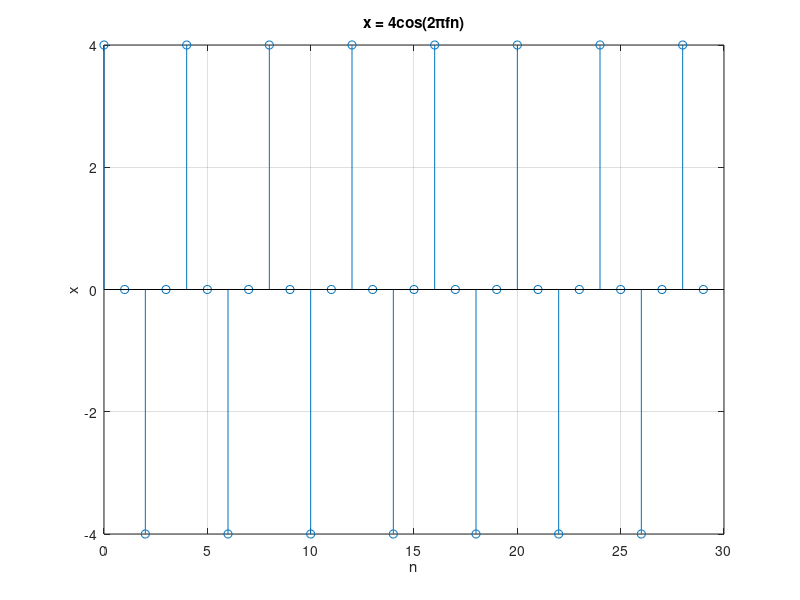

Here is the MATLAB script that generated this plot: (Note: this script raises an error after producing the figure.)
%   File name: rg_dft_properties.m
%   
%   Author: Adrián Ramos González. Professor(ESEIAAT-UPC). 
%   Email: adrian.ramos.gonzalez@upc.edu
%
%   Description: 
%   Lab 4 part of the Signal and Systems subject from The School of Industrial,
%   Aerospace and Audiovisual Engineering of Terrassa (ESEIAAT). 
%
%   Discrete Fourier Transform (DFT) is performed in a set of basic
%   signals. Some experiments are run to check basic properties, artifacts
%   and phenomenon happening due the mathematical characteristics of the Fourier
%   Transform when applied to discrete/digital systems (As in Matlab).
%   
%
%%
clear all; close all; clc;

%   Ex. 1: Signal generation
A = 4; % Signal (Cosinus) amplitude 
f = 2000; % Frequency in Hertz
fs = 8e3; % Sampling frequency (8000Hz)
fn = f/fs; % Normalised frequency in range (0,1)
L = 30; % Samples taken from the time series signal
n = 0:L-1; % Vector of discrete samples from time
x = A*cos(2*pi*fn*n); % Temporal signal
figure(1) % Representation of the signal
stem(n,x), xlabel("n"), ylabel("x") 
%! Use stem for discrete signals, it is
% more obvious for their discrete nature. plot is better for continuous
% analysis.
title("x = 4cos(2πfn)")
grid on;

%   Ex. 2: DFT
N=30; % Samples taken from the Fourier Transform
k=0:N-1; % Vector of discrete samples from frequency
tic % Start time counter to measure execution time
X_Matlab = fft(x,N); % Built-in Matlab fft function
MatlabExec = toc; % Stop time counter
% Our custom function get normalized frequencies, we should get them as:
tic
step = 1/N;
k_f = 0:step:(1-step);
X_custom = rg_trf(x,k_f); % Our custom fourier transform function
CustomFunction = toc;
figure(2)
subplot(211)
stem(k,abs(X_Matlab)), xlabel('k'), ylabel('|X[k]| built-in')
grid on;
subplot(212)
stem(k_f,abs(X_Matlab)), xlabel('normalized k'), ylabel('|X[k]| custom')
grid on;
fprintf("Built-in execution time = %.2f ms\n",MatlabExec*1000);
fprintf("Custom execution time = %.2f ms\n",CustomFunction*1000);
performance = (CustomFunction / MatlabExec)*100;
fprintf("Built-in shows = %.2f%% performance increase\n",performance);

%   Ex. 3,4: Measurements
figure(3)
subplot(211)
stem(k,abs(X_Matlab)), xlabel('k'), ylabel('|X[k]|')
grid on; 
% Let's get the frequencies
freqs = (fs*k)/N; % k over N is equal to f over fs. 
subplot(212)
stem(freqs,abs(X_Matlab)), xlabel('f'), ylabel('|X[k]|')
grid on; 
[maxValue,maxIndex] = max(abs(X_Matlab));
maxfreq = maxIndex * fs / N;
ferror = abs(f-maxfreq);
ferror_perc = ferror / f * 100;
fprintf("Absolute frequency error = %.2f\n",ferror);
fprintf("Frequency error = %.2f%%\n",ferror_perc);
% A = max(abs(X(f)))*2/L for pure sinusoid, remember. Then:
aerror = abs(A-maxValue*2/L);
aerror_perc = aerror/A*100;
fprintf("Absolute amplitude error = %.2f\n",aerror);
fprintf("Amplitude error = %.2f%%\n",aerror_perc);

%   Ex.5: Increasing FFT resolution to N2 = 4096 points
%   DFT
N=4096; % Samples taken from the Fourier Transform
k=0:N-1; % Vector of discrete samples from frequency
tic % Start time counter to measure execution time
X_Matlab = fft(x,N); % Built-in Matlab fft function
MatlabExec = toc; % Stop time counter
% Our custom function get normalized frequencies, we should get them as:
tic
step = 1/N;
k_f = 0:step:(1-step);
X_custom = rg_trf(x,k_f); % Our custom fourier transform function
CustomFunction = toc;
figure(4)
subplot(211)
stem(k,abs(X_Matlab)), xlabel('k'), ylabel('|X[k]| built-in')
grid on;
subplot(212)
stem(k_f,abs(X_Matlab)), xlabel('normalized k'), ylabel('|X[k]| custom')
grid on;
fprintf("Built-in execution time = %.2f ms\n",MatlabExec*1000);
fprintf("Custom execution time = %.2f ms\n",CustomFunction*1000);
performance = (CustomFunction / MatlabExec)*100;
fprintf("Built-in shows = %.2f%% performance increase\n",performance);

%   Measurements
figure(5)
subplot(211)
stem(k,abs(X_Matlab)), xlabel('k'), ylabel('|X[k]|')
grid on; 
% Let's get the frequencies
freqs = (fs*k)/N; % k over N is equal to f over fs. 
subplot(212)
stem(freqs,abs(X_Matlab)), xlabel('f'), ylabel('|X[k]|')
grid on; 
[maxValue,maxIndex] = max(abs(X_Matlab));
maxfreq = maxIndex * fs / N;
ferror = abs(f-maxfreq);
ferror_perc = ferror / f * 100;
fprintf("Absolute frequency error = %.2f\n",ferror);
fprintf("Frequency error = %.2f%%\n",ferror_perc);
% A = max(abs(X(f)))*2/L for pure sinusoid, remember. Then:
aerror = abs(A-maxValue*2/L);
aerror_perc = aerror/A*100;
fprintf("Absolute amplitude error = %.2f\n",aerror);
fprintf("Amplitude error = %.2f%%\n",aerror_perc);

%% 
%   Ex. 9: Now L = 32. N = 512
clear all; close all; clc;

%   Signal generation
A = 4; % Signal (Cosinus) amplitude 
f = 2000; % Frequency in Hertz
fs = 8e3; % Sampling frequency (8000Hz)
fn = f/fs; % Normalised frequency in range (0,1)
L = 32; % Samples taken from the time series signal
n = 0:L-1; % Vector of discrete samples from time
x = A*cos(2*pi*fn*n); % Temporal signal
figure(1) % Representation of the signal
subplot(311)
stem(n,x), xlabel("n"), ylabel("x") 
%! Use stem for discrete signals, it is
% more obvious for their discrete nature. plot is better for continuous
% analysis.
title("x = 4cos(2πfn)")
grid on;

%   DFT taking ex. 2 parameters
L_old = 30; % Samples taken from the time series signal
n_old = 0:L-1; % Vector of discrete samples from time
x_old = A*cos(2*pi*fn*n_old); % Temporal signal
N_old=30; % Samples taken from the Fourier Transform
k_old=0:N_old-1; % Vector of discrete samples from frequency
X_old = fft(x,N_old); % Built-in Matlab fft function
subplot(312)
stem(k_old,abs(X_old)), xlabel('k'), ylabel('|X[k]| for L=30, N=30')
grid on;

%   DFT for N = 512
N=512; % Samples taken from the Fourier Transform
k=0:N-1; % Vector of discrete samples from frequency
X = fft(x,N); % Built-in Matlab fft function
subplot(313)
stem(k,abs(X)), xlabel('k'), ylabel('|X[k]| for L=32, N=512')
grid on;

%   Ex. 10:
y_old = ifft(X_old,L_old);
y = ifft(X,L);
figure(2)
subplot(311)
stem(n,x), xlabel('n'), ylabel('x original')
grid on;
subplot(312)
n_old = 0:L_old-1
stem(n_old,y_old), xlabel('n'), ylabel('x reconstructed L=N=30')
grid on;
subplot(313)
stem(n,y), xlabel('n'), ylabel('x reconstructed L=32 N=512')
grid on;

%% Ex. 11: Windowing (Triangular window)

%   Ex. 11: Now L = 19. fn = 0.25. n =[-9,9]
clear all; close all; clc;
A = 4;
Fx = 0.25; % Now we got the normalized frequency
n = -9:9; % The signal is non-causal (Negative values)
x = A*cos(2*pi*Fx*n);
w = [1:10,9:-1:1]/10; % Triangular window
y = x.*w; % Windowing the original signal

%   Ex. 12:
figure(1)
subplot(311)
stem(n,x,"filled")
title('x[n],w[n] and y[n]'), ylabel('x[n]'), xlabel('n')
subplot(312)
stem(n,w), ylabel('w[n]'), xlabel('n')
subplot(313)
stem(n,y), ylabel('y[n]'), xlabel('n')

%   Ex. 13: Temporal shift (Delay) of 9 samples 
n1 = 0:18; % Temporal refference 
y1 = y; % It is the same vector, just changes the temporal refference

%   Ex. 14: DFT
N = 19;
Y1 = fft(y1,N);
figure(2)
subplot(311)
stem(n1,y1), ylabel('y1[n1]'), xlabel('n1')
title('y[n],Y[k] and Y[k] phase for N=19'), ylabel('x[n]'), xlabel('n')
subplot(312)
stem(abs(Y1)), ylabel('|X[k]|'), xlabel('k')
subplot(313)
stem(angle(Y1)), ylabel('\Phi_X[k]'), xlabel('k')

%   Ex. 15: DFT N=512 (Window-applied signal)
N = 512;
Ydft = fft(y1,N);
figure(3)
subplot(311)
stem(n1,y1), ylabel('y1[n1]'), xlabel('n1')
title('y1[n],Y[k] and Y[k] phase for N=512'), ylabel('x[n]'), xlabel('n')
subplot(312)
stem(abs(Ydft)), ylabel('|Y[k]|'), xlabel('k')
subplot(313)
stem(angle(Ydft)), ylabel('\Phi_Y[k]'), xlabel('k')

%   Ex. 16: DFT N=512 (Original singal. No window)
N = 512;
Xdft = fft(x,N);
% Representacio de la transformada
figure(4)
subplot(311)
stem(n,x), ylabel('x[n]'), xlabel('n')
title('x[n],|Xdft[k]| and |Ydft[k]| for N=512'), ylabel('x[n]'), xlabel('n')
subplot(312)
stem(abs(Xdft)), ylabel('|Xdft[k]|'), xlabel('k')
subplot(313)
stem(abs(Ydft)), ylabel('Ydft[k]'), xlabel('k')

%   Ex. 17, 18: Experimental (Use Matlab's stem() GUI to mesasure)
main_lobe = 36;
sec_lobe = 8;
% Measurement of intensity level which is related to energy:
G = 20*log10(abs(main_lobe/sec_lobe)); 
fprintf("Main over secondary lobe ratio  = %.2f dB \n",G);


%   Ex. 19: DFT properties
no = 10; % We should get a delay of 10 samples (Check theory)
N = 512;
k = 0:N-1;
Ydft1 = Ydft.*exp((-1i*2*pi*no.*k)/N);
zn = ifft(Ydft1);
y1_19 = [y1 zeros(1,no)];

figure(5)
subplot(211)
stem(zn(1:length(y1_19))), ylabel('zn[n]'), xlabel('n')
subplot(212)
stem(y1_19), ylabel('y1[n]'), xlabel('n')
title('y1[n] compared to zn[n] (Delay applied in frequency)')

%   Ex. 20: Now with no=500. length(Ydft) = 512... We shoudl expect
%   problems
no = 500; % We should get a delay of 10 samples (Check theory)
N = 512;
k = 0:N-1;
Ydft1 = Ydft.*exp((-1i*2*pi*no.*k)/N);
zn = ifft(Ydft1);
y1_19 = [y1 zeros(1,no)];

figure(6)
subplot(211)
stem(zn), ylabel('zn[n]'), xlabel('n') % This is modified to prevent crash
% We can see some cyclic nature. Signal is advanced 12 samples
subplot(212)
stem(y1_19), ylabel('y1[n]'), xlabel('n')
title('y1[n] compared to zn[n] (Delay applied in frequency)')

%   Ex. 21: 
n = 0:18;
y2 = y1.*exp((1i*2*pi*n)/4);
N = 512;
Zdft = fft(y2,N);
figure(7)
subplot(211)
stem(abs(Ydft)), ylabel('|Ydft[k]|'), xlabel('k')
title('Ydft[k] compared to Zdft[k] with negative delay applied in time ')
subplot(212)
stem(abs(Zdft)), ylabel('|Zdft[k]|'), xlabel('k')

%%   Ex. 22: Convolution property.
L = 6;
n = 0:L-1;
x = sv_pL(n,L);
y = conv(x,x)
ny = 0:2*(L-1)

figure(1)
subplot(211)
stem(n,x), ylabel('x[n]'), xlabel('n')
subplot(212)
stem(ny,y), ylabel('y[n]=x[n]*x[n]'), xlabel('n')

%   Ex. 23: With N>L. L=10 for y. 
N = 15;
X = fft(x,N);
Z = X.*X;
z = ifft(Z,N);
nz = 0:N-1;  

figure(2)
subplot(211)
stem(nz,z), ylabel('z[n]'), xlabel('n')
subplot(212)
stem(ny,y), ylabel('y[n]=x[n]*x[n]'), xlabel('n')
ax = findall(gcf, 'type', 'axes'); % Find all axes in the figure
linkaxes(ax, 'xy'); % Link both x and y axes

%   Ex. 24: Now with N=9. With N<L the signal reconstruction fails!
N = 9;
X = fft(x,N);
Z = X.*X;
z = ifft(Z,N);
nz = 0:N-1;  

figure(3)
subplot(211)
stem(nz,z), ylabel('z[n]'), xlabel('n')
subplot(212)
stem(ny,y), ylabel('y[n]=x[n]*x[n]'), xlabel('n')
ax = findall(gcf, 'type', 'axes'); % Find all axes in the figure
linkaxes(ax, 'xy'); % Link both x and y axes

% N>L is the minimum ifft length to reconstruct the signal succesfully
N = 11;
X = fft(x,N);
Z = X.*X;
z = ifft(Z,N);
nz = 0:N-1;  

figure(4)
subplot(211)
stem(nz,z), ylabel('z[n]'), xlabel('n')
subplot(212)
stem(ny,y), ylabel('y[n]=x[n]*x[n]'), xlabel('n')
ax = findall(gcf, 'type', 'axes'); % Find all axes in the figure
linkaxes(ax, 'xy'); % Link both x and y axes
